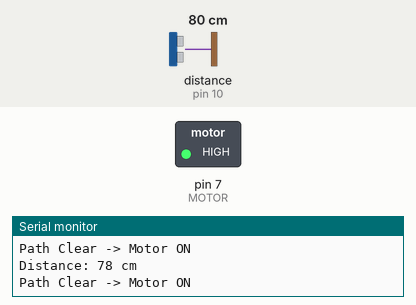
A sketch run on a simulated Arduino Uno, built with avr-gcc and run on an emulated ATmega328P. On the bench: switched loads named in the sketch (green lamp = pin HIGH), the last lines printed to the serial monitor. Wiring (inferred from the names in the program): ultrasonic range finder: trigger pin 9; echo pin 10. The inputs (shaded band) are chosen by the test bench; at power-on: distance to the obstacle (sensor on pin 10) 80 cm. The echo pulse lasts 58.3 µs per cm; pins used as bus, display or sensor lines are not drawn.

Above: at 1.3 s.
1.4 s: distance to the obstacle (sensor on pin 10) set to 23 cm
2.9 s: distance to the obstacle (sensor on pin 10) set to 18 cm
At 3.8 s:
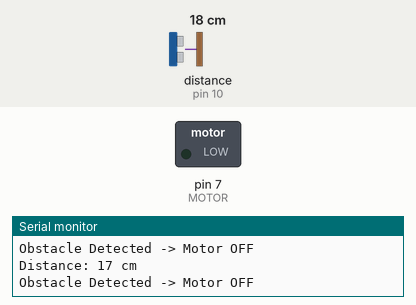
4.5 s: distance to the obstacle (sensor on pin 10) set to 250 cm
At 5.6 s:
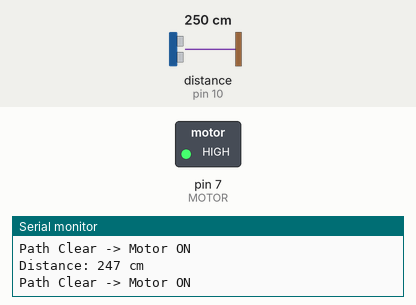
6.0 s: distance to the obstacle (sensor on pin 10) set to 17 cm
At 6.8 s:
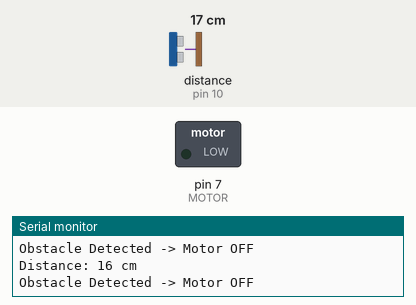
Timing chart, 0 to 8.5 s (numbered marks = the images above; inputs shaded):
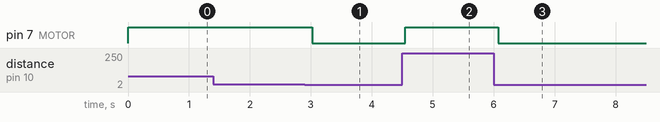

The sketch:

ObstacleDetectionMotorControlProject.ino
```cpp
#define TRIG 9
#define ECHO 10
#define MOTOR 7

long duration;
int distance;

void setup() {
  pinMode(TRIG, OUTPUT);
  pinMode(ECHO, INPUT);
  pinMode(MOTOR, OUTPUT);

  digitalWrite(MOTOR, LOW);

  Serial.begin(9600);
}

void loop() {

  digitalWrite(TRIG, LOW);
  delayMicroseconds(2);

  digitalWrite(TRIG, HIGH);
  delayMicroseconds(10);

  digitalWrite(TRIG, LOW);

  duration = pulseIn(ECHO, HIGH);

  distance = duration * 0.034 / 2;

  Serial.print("Distance: ");
  Serial.print(distance);
  Serial.println(" cm");

  if (distance > 0 && distance < 20) {
    digitalWrite(MOTOR, LOW);
    Serial.println("Obstacle Detected -> Motor OFF");
  }
  else {
    digitalWrite(MOTOR, HIGH);
    Serial.println("Path Clear -> Motor ON");
  }

  delay(500);
}
```

Measured:
- the behaviour switches between 21 and 20 cm on distance to the obstacle (sensor on pin 10) (found by bisection; images 0 and 1)
- after the input at 2.9 s, pin 7 (MOTOR): HIGH → LOW after 0.13 s
- after the input at 4.5 s, pin 7 (MOTOR): LOW → HIGH after 0.05 s
- after the input at 6.0 s, pin 7 (MOTOR): HIGH → LOW after 0.08 s
